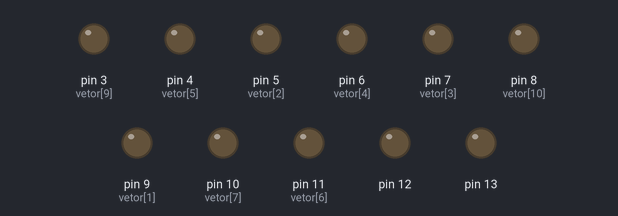
This sketch was run on a simulated Arduino Uno, built with avr-gcc and run on an emulated ATmega328P. Parts: output pins drawn as LEDs (lit = HIGH).

Above: at 0.1 s.
At 5.6 s:
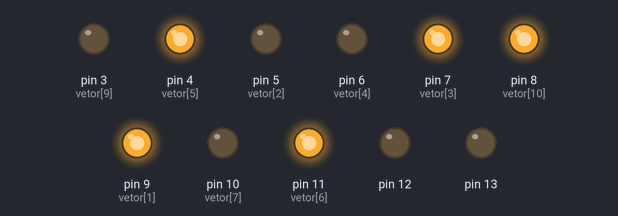
At 11.6 s:
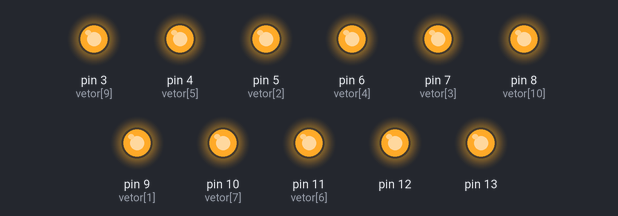
At 18.6 s:
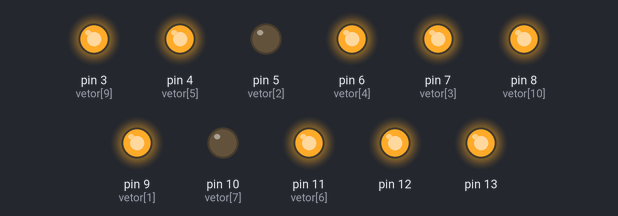
At 26.6 s:
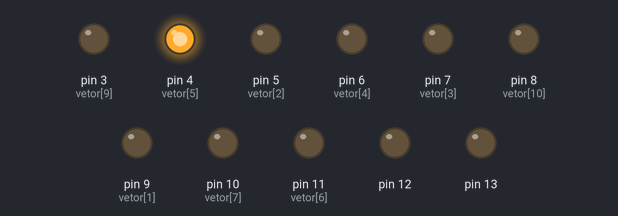
At 38.1 s:
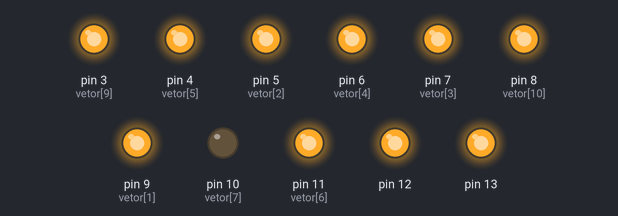
Timing chart, 0 to 40.0 s (numbered marks = the images above):
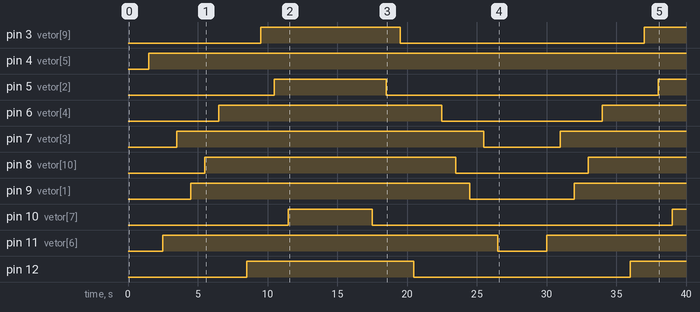

The sketch:

acender_os_led_com_ordem.ino
```cpp
int vetor[] = {2,9,5,7,6,4,11,10,1,3,8};

void setup() {
  // put your setup code here, to run once:
  int i = 0;   for(i = 3; i < 14; i ++){
    pinMode(i,OUTPUT);
  }

}

void loop() {
  // put your main code here, to run repeatedly:
  int i;
  delay(1500);
  for(i = 0; i < 11; i ++){
    digitalWrite(vetor[i]+2,HIGH);
    delay(1000);
  }
  delay(5000);
  for(i = 10; i > -0; i--){
    digitalWrite(vetor[i]+2,LOW);
    delay(1000);
  }

}
```

Measured:
- by itself, pin 3 (vetor[9]): LOW → HIGH at 9.5 s, → LOW 10.0 s later, → HIGH 17.5 s later
- by itself, pin 4 (vetor[5]): LOW → HIGH at 1.5 s
- by itself, pin 5 (vetor[2]): LOW → HIGH at 10.5 s, → LOW 8.0 s later, → HIGH 19.5 s later
- by itself, pin 6 (vetor[4]): LOW → HIGH at 6.5 s, → LOW 16.0 s later, → HIGH 11.5 s later
- by itself, pin 7 (vetor[3]): LOW → HIGH at 3.5 s, → LOW 22.0 s later, → HIGH 5.5 s later
- by itself, pin 8 (vetor[10]): LOW → HIGH at 5.5 s, → LOW 18.0 s later, → HIGH 9.5 s later
- by itself, pin 9 (vetor[1]): LOW → HIGH at 4.5 s, → LOW 20.0 s later, → HIGH 7.5 s later
- by itself, pin 10 (vetor[7]): LOW → HIGH at 11.5 s, → LOW 6.0 s later, → HIGH 21.5 s later
